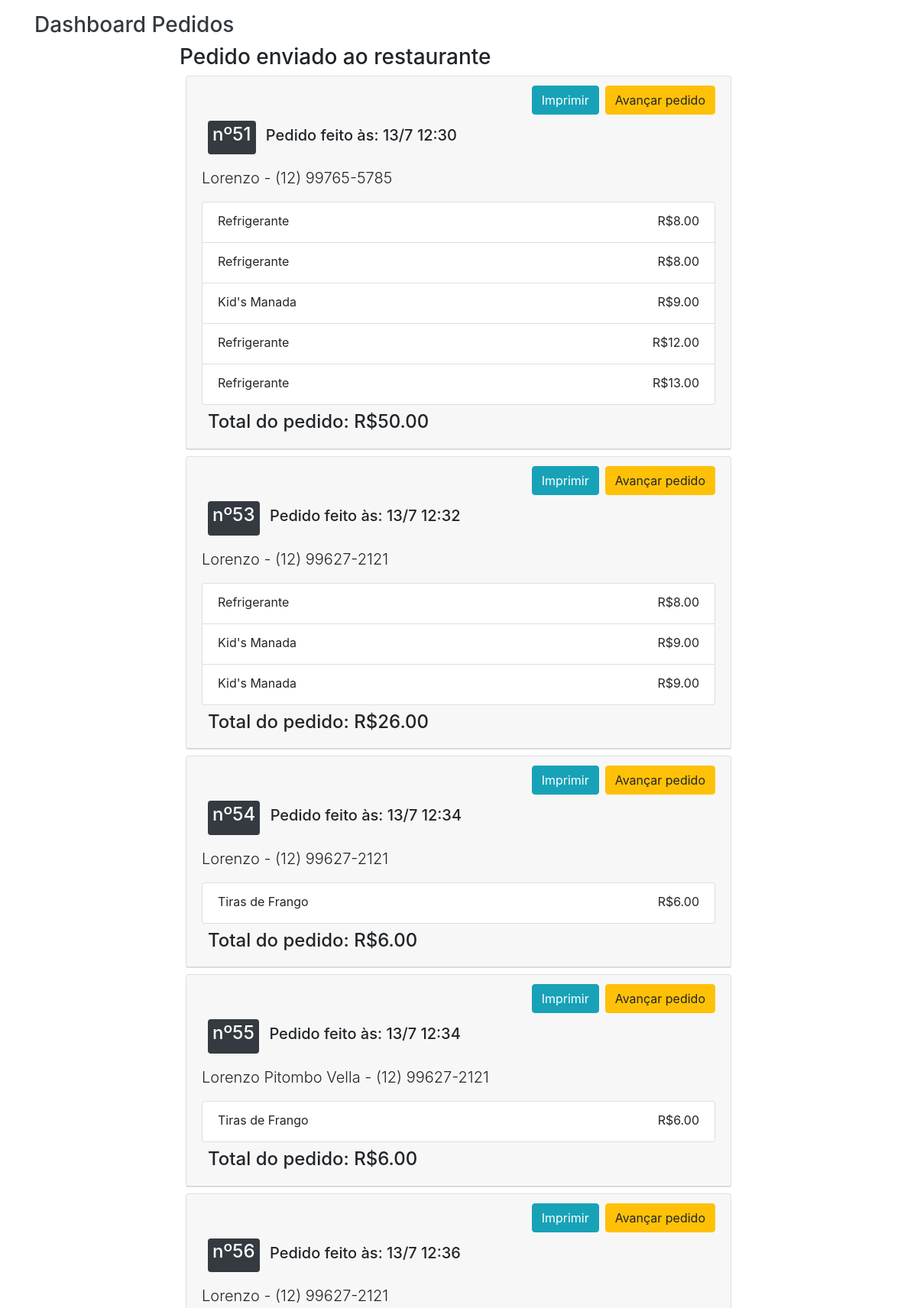
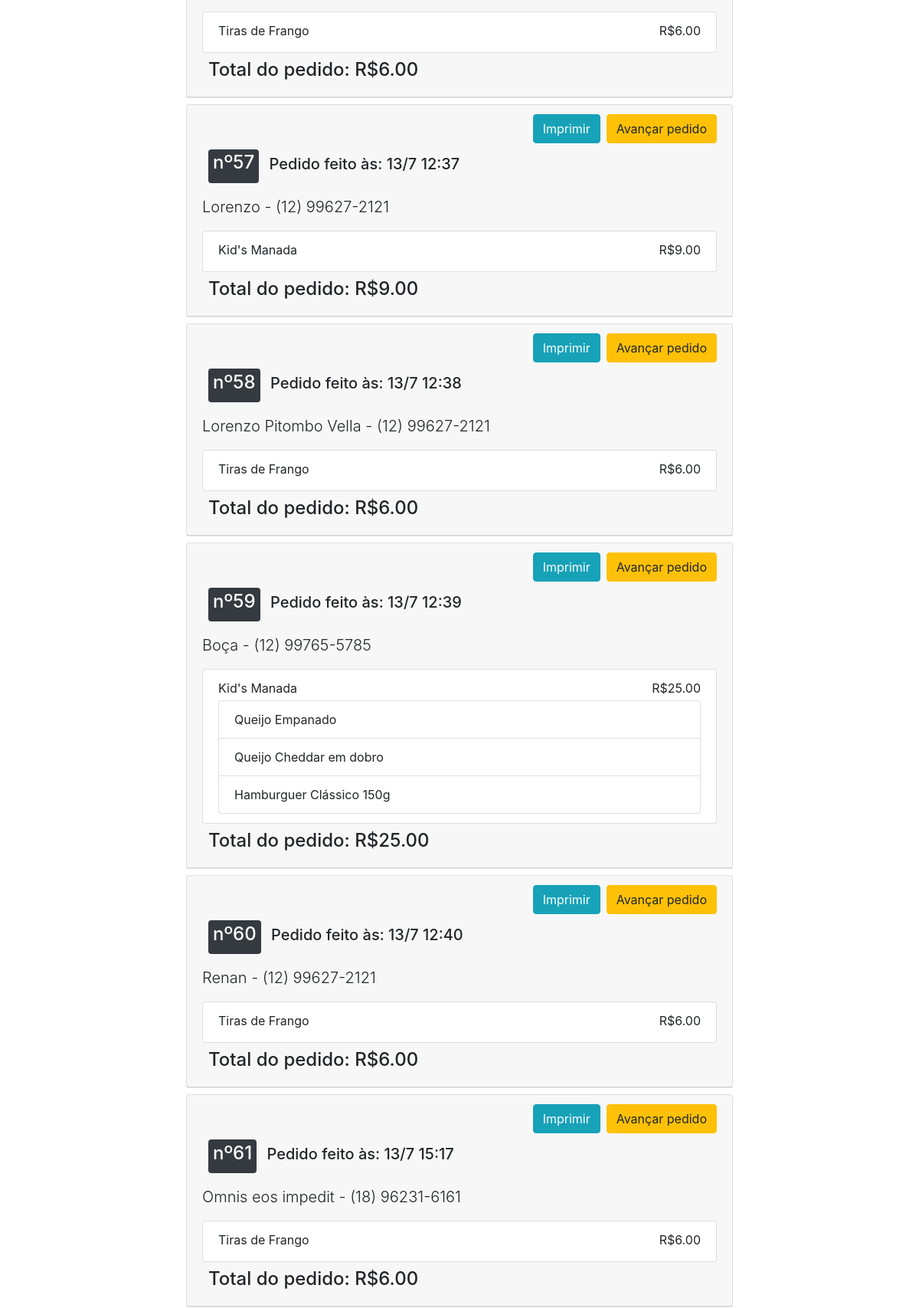
Screenshot of /carrinho/ (signed in, upper part) with the database file from the repository (2 pictures, top to bottom).
### Manada/pedidos/models.py (models this page shows, shortened)
class carrinho(models.Model):
    statusDoCarrinho = [("0","Pedido não-concluido pelo cliente"),("1","Pedido enviado ao restaurante"),("2","Pedido em preparo"),("3","Pedido concluido")]
    telefone = models.CharField(max_length=30)
    created = models.DateTimeField(auto_now_add=True, editable=False)
    last_updated = models.DateTimeField(auto_now=True, editable=False)
    nome = models.CharField(max_length=50)
    status = models.CharField(max_length=30, choices = statusDoCarrinho, default="0")
    class Meta:
        pass
    def __str__(self):
        return str(self.pk)
    def get_valor_carrinho(self):
        sum = 0
        for i in self.item.all():
            sum += i.get_valor_item()
        return sum

class itemDoCarrinho(models.Model):
    referenciaOpcionais = models.ManyToManyField(opcionais, related_name='itemdocarrinho')
    referenciaCardapio = models.ForeignKey("pedidos.cardapio", on_delete=models.CASCADE, related_name = 'item')
    referenciaCarrinho = models.ForeignKey("pedidos.carrinho", on_delete=models.CASCADE, related_name='item')
    last_updated = models.DateTimeField(auto_now=True, editable=False)
    created = models.DateTimeField(auto_now_add=True, editable=False)
    class Meta:
        pass
    def get_valor_item(self):
        return self.referenciaCardapio.preco + int(self.referenciaOpcionais.aggregate(Sum("preco"))['preco__sum'] or 0)

class cardapio(models.Model):
    tiposDoCardapio = (("Lanches","Lanches"), ("Bebidas","Bebidas"),("Porções","Porções"))
    last_updated = models.DateTimeField(auto_now=True, editable=False)
    preco = models.DecimalField(decimal_places=2, max_digits=5)
    nome = models.CharField(max_length=100)
    created = models.DateTimeField(auto_now_add=True, editable=False)
    tipoDoItem = models.CharField(max_length=30, choices = tiposDoCardapio)
    descricao = models.CharField(max_length=250)
    imagem = models.URLField(blank= True)
    class Meta:
        pass

class opcionais(models.Model):
    tiposDoCardapio = (("Lanches","Lanches"), ("Bebidas","Bebidas"),("Porções","Porções"))
    last_updated = models.DateTimeField(auto_now=True, editable=False)
    created = models.DateTimeField(auto_now_add=True, editable=False)
    nome = models.CharField(max_length=100)
    preco = models.DecimalField(decimal_places=2, max_digits=5)
    tipoDoItem = models.CharField(max_length=30, choices = tiposDoCardapio)
    class Meta:
        pass

### Manada/pedidos/views.py (the view)
# urls.py: path("carrinho/", staff_member_required(views.carrinhoListView.as_view()), name="pedidos_carrinho_list"),
class carrinhoListView(generic.ListView):
    model = models.carrinho
    form_class = forms.carrinhoForm
    def get_queryset(self):
        return self.model.objects.exclude(status="0")

### Manada/templates/pedidos/carrinho_list.html (shortened to what this page needs)
{% extends "base.html" %}
{% block content %}
<div class="container">
  <div class="row">
    <div class="col-md-12">
      <div class="row mt-3">
        <div class="col-md-8">
          <h3>
            <div class="text-decoration-none text-dark">Dashboard Pedidos</div>
          </h3>
        </div>
      </div>
    </div>
  </div>
	<div class="row">
		<div class="col-md-8 mx-auto">
    {% for obj in object_list|dictsort:"status" %}
      {% ifchanged %}
      <h3>{{obj.get_status_display}}</h3>
      {% endifchanged %}
      <div class="card m-2">
        <div class="card-header">
          <div class="d-flex justify-content-end">
            <button onclick="PrintElem('card-{{obj}}')" class="btn btn-info mr-2">Imprimir</button>
            <a href="{% url 'pedidos_carrinho_status' obj %}" class="btn btn-warning">Avançar pedido</a>
          </div>
          <div class="d-flex flex-column justify-content-start" id="card-{{obj}}">
            <div class="d-flex align-items-start flex-column">
              <h5> <span class="badge badge-dark m-2"><h4>nº{{obj}}</h4></span> Pedido feito às: {{obj.created|date:"j/n H:i"}}</h5>
              <p class="lead">{{obj.nome}} - {{obj.telefone}}</p>
            </div>
            <ul class="list-group">
              {% for item in obj.item.all  %}
                <li class="list-group-item">
                  {{item.referenciaCardapio.nome}}
                  <span class="float-right ml-2">R${{item.get_valor_item}}</span>
                  {% if item.referenciaOpcionais %}
                  <ul class="list-group mt-1">
                    {% for opt in item.referenciaOpcionais.all  %}
                      <li class="list-group-item">{{opt.nome}}</li>
                    {% endfor %}
                  </ul>
                </li>
                {% else %}
                </li>
                {% endif %}
              {% endfor %}
            </ul>
            <h4 class="m-2">Total do pedido: R${{obj.get_valor_carrinho}}</h4>
          </div>
        </div>
      </div>
    {% endfor %}
		</div>
	</div>
</div>
{% endblock %}

### rows the page displays
carrinho: status "Pedido enviado ao restaurante", id "51", created "13/7 12:30", nome "Lorenzo", telefone "(12) 99765-5785", get_valor_carrinho "50.00"
itemDoCarrinho: referenciaCardapio.nome "Refrigerante", get_valor_item "8.00"
itemDoCarrinho: referenciaCardapio.nome "Refrigerante", get_valor_item "8.00"
itemDoCarrinho: referenciaCardapio.nome "Kid's Manada", get_valor_item "9.00"
itemDoCarrinho: referenciaCardapio.nome "Refrigerante", get_valor_item "12.00"
itemDoCarrinho: referenciaCardapio.nome "Refrigerante", get_valor_item "13.00"
carrinho: id "53", created "13/7 12:32", nome "Lorenzo", telefone "(12) 99627-2121", get_valor_carrinho "26.00"
itemDoCarrinho: referenciaCardapio.nome "Refrigerante", get_valor_item "8.00"
itemDoCarrinho: referenciaCardapio.nome "Kid's Manada", get_valor_item "9.00"
itemDoCarrinho: referenciaCardapio.nome "Kid's Manada", get_valor_item "9.00"
carrinho: id "54", created "13/7 12:34", nome "Lorenzo", telefone "(12) 99627-2121", get_valor_carrinho "6.00"
itemDoCarrinho: referenciaCardapio.nome "Tiras de Frango", get_valor_item "6.00"
carrinho: id "55", created "13/7 12:34", nome "Lorenzo Pitombo Vella", telefone "(12) 99627-2121", get_valor_carrinho "6.00"
itemDoCarrinho: referenciaCardapio.nome "Tiras de Frango", get_valor_item "6.00"
carrinho: id "56", created "13/7 12:36", nome "Lorenzo", telefone "(12) 99627-2121", get_valor_carrinho "6.00"
itemDoCarrinho: referenciaCardapio.nome "Tiras de Frango", get_valor_item "6.00"
carrinho: id "57", created "13/7 12:37", nome "Lorenzo", telefone "(12) 99627-2121", get_valor_carrinho "9.00"
itemDoCarrinho: referenciaCardapio.nome "Kid's Manada", get_valor_item "9.00"
carrinho: id "58", created "13/7 12:38", nome "Lorenzo Pitombo Vella", telefone "(12) 99627-2121", get_valor_carrinho "6.00"
itemDoCarrinho: referenciaCardapio.nome "Tiras de Frango", get_valor_item "6.00"
carrinho: id "59", created "13/7 12:39", nome "Boça", telefone "(12) 99765-5785", get_valor_carrinho "25.00"
itemDoCarrinho: referenciaCardapio.nome "Kid's Manada", get_valor_item "25.00"
opcionais: nome "Queijo Empanado"
opcionais: nome "Queijo Cheddar em dobro"
opcionais: nome "Hamburguer Clássico 150g"
carrinho: id "60", created "13/7 12:40", nome "Renan", telefone "(12) 99627-2121", get_valor_carrinho "6.00"
itemDoCarrinho: referenciaCardapio.nome "Tiras de Frango", get_valor_item "6.00"
carrinho: id "61", created "13/7 15:17", nome "Omnis eos impedit", telefone "(18) 96231-6161", get_valor_carrinho "6.00"
itemDoCarrinho: referenciaCardapio.nome "Tiras de Frango", get_valor_item "6.00"
